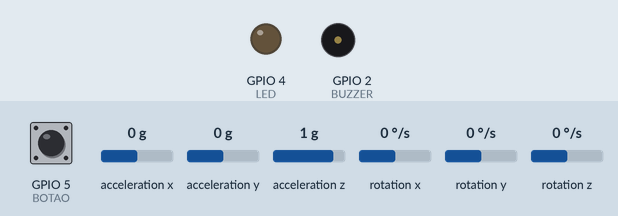
The sketch below on a simulated ESP32. On the bench: output pins drawn as LEDs (lit = HIGH), buzzer (waves = sounding, pin HIGH). Dashed ring = blinking. The inputs (shaded band) are chosen by the test bench; at power-on: acceleration z 1 g, GPIO 5 (BOTAO) HIGH, acceleration x 0 g, acceleration y 0 g, rotation x 0 °/s, rotation y 0 °/s, rotation z 0 °/s. WiFi joins after 1.5 s; servers stay silent unless stated; uploads are accepted with an empty reply; what the sketch prints to the serial monitor is not drawn.

Above: at 2.7 s.
2.8 s: acceleration z set to 0.6 g
4.3 s: acceleration z set to 0.3 g
At 4.65 s:
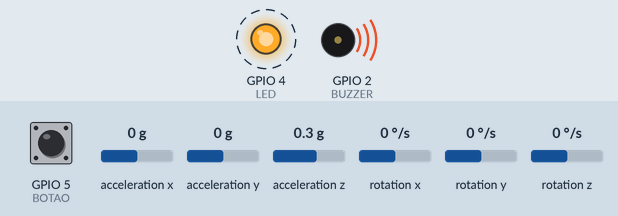
7.3 s: GPIO 5 (BOTAO) pulled LOW for 0.15 s
10.3 s: GPIO 5 (BOTAO) pulled LOW for 1 s
At 12.0 s:
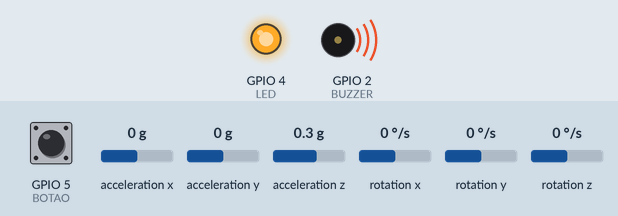
Timing chart, 0 to 14.3 s (numbered marks = the images above; inputs shaded):
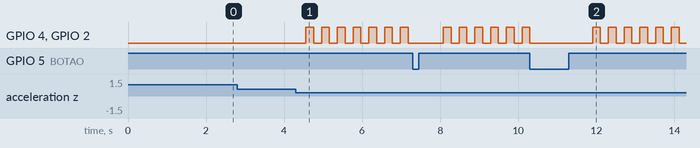

Measured:
- the behaviour switches between 0.5 and 0.4 g on acceleration z (found by bisection; images 0 and 1)
- after the input at 2.8 s, every drawn part: stays the same
- after the input at 4.3 s, GPIO 4 (LED), GPIO 2 (BUZZER): alternates HIGH for 0.20 s and LOW for 0.20 s, starting after 0.26 s

The sketch:

C_digo_Final.ino
```cpp
#include <WiFi.h>
#include <WiFiClientSecure.h>
#include <HTTPClient.h>
#include <UrlEncode.h>
#include <Wire.h>
#include <MPU6050.h>
#include <math.h>

// Pinos
#define BUZZER 2
#define LED    4
#define BOTAO  5

MPU6050 mpu;

// Configurações
const float LIMIAR_SUP = 2.5; // g - impacto forte
const float LIMIAR_INF = 0.5; // g - possível queda livre
bool alarmeAtivo = false;

//Comunicação
const char* WIFI_SSID     = "S20"; //Nome da Rede WiFi
const char* WIFI_PASSWORD = "87654321"; //Senha da Rede WiFi

const char* TWILIO_ACCOUNT_SID = "AC0a8a3de2fa2f32ab8e02d61d411dada9";
const char* TWILIO_AUTH_TOKEN  = "69b6a84315b9d59f02ac2a5fdf11be98";

//Dados Pessoais
const char* contact = "5511997773239";
const char* name = "José";

// NÚMERO DO SANDBOX
String TWILIO_WHATSAPP_FROM = "whatsapp:%2B14155238886"; // %2B é '+'
String YOUR_WHATSAPP_TO     = "whatsapp:%2B" + String(contact);
// =========================

void sendMessage(const String& body) {
  WiFiClientSecure client;
  client.setInsecure(); // Para testes. Em produção, valide o certificado.

  HTTPClient http;
  String endpoint = String("https://api.twilio.com/2010-04-01/Accounts/") +
                    TWILIO_ACCOUNT_SID + "/Messages.json";

  if (!http.begin(client, endpoint)) {
    Serial.println("Falha ao abrir conexão HTTPS");
    return;
  }

  http.addHeader("Content-Type", "application/x-www-form-urlencoded");
  http.setAuthorization(TWILIO_ACCOUNT_SID, TWILIO_AUTH_TOKEN);

  String postData = "To="   + String(YOUR_WHATSAPP_TO) +
                    "&From=" + String(TWILIO_WHATSAPP_FROM) +
                    "&Body=" + urlEncode(body);  // agora sem conflito

  int httpCode = http.POST(postData);
  Serial.printf("HTTP %d\n", httpCode);
  String payload = http.getString();
  Serial.println(payload);

  http.end();
}

void connectWiFi() {
  WiFi.mode(WIFI_STA);
  WiFi.begin(WIFI_SSID, WIFI_PASSWORD);
  Serial.print("Conectando ao WiFi");
  while (WiFi.status() != WL_CONNECTED) {
    delay(500);
    Serial.print(".");
  }
  Serial.print("\nWiFi OK. IP: ");
  Serial.println(WiFi.localIP());
}

void setup() {
  Serial.begin(115200);
  Wire.begin(21, 22); // SDA, SCL

  pinMode(LED, OUTPUT);
  pinMode(BUZZER, OUTPUT);
  pinMode(BOTAO, INPUT_PULLUP); // Botão entre pino e GND

  digitalWrite(LED, LOW);
  digitalWrite(BUZZER, LOW);

  Serial.println("Inicializando MPU-6050...");
  mpu.initialize();

  if (mpu.testConnection()) {
    Serial.println("MPU-6050 conectado!");
  } else {
    Serial.println("Falha na conexão com MPU-6050!");
    while (1);
  }

  connectWiFi();
}

void loop() {

  int16_t ax, ay, az;
  int16_t gx, gy, gz;

  mpu.getMotion6(&ax, &ay, &az, &gx, &gy, &gz);

  float accelX = ax / 16384.0;
  float accelY = ay / 16384.0;
  float accelZ = az / 16384.0;

  // Cálculo da aceleração total
  float accelTotal = sqrt(accelX * accelX + accelY * accelY + accelZ * accelZ);

  // Saída para o Serial Plotter
  // Formato: AccelX, AccelY, AccelZ, AccelTotal
  Serial.print(accelX);      Serial.print("\t");
  Serial.print(accelY);      Serial.print("\t");
  Serial.print(accelZ);      Serial.print("\t");
  Serial.println(accelTotal);

  // Se alarme não está ativo, verificar queda
  if (!alarmeAtivo) {
    if (accelTotal > LIMIAR_SUP || accelTotal < LIMIAR_INF) {
      alarmeAtivo = true;
      Serial.println("🚨 Queda detectada! 🚨");
      sendMessage("🚨 Queda detectada! 🚨 \n O(A) Senhor(a) " + String(name) + " sofreu um acidente, entrar em contato e procurar por socorro!");
    }
    if (digitalRead(BOTAO) == LOW) {
      alarmeAtivo = true;
      Serial.println("🚨 Situação de Emergência! 🚨");
      sendMessage("🚨 Situação de Emergência! 🚨 \n O(A) Senhor(a) " + String(name) + " solicitou uma emergência, entrar em contato e procurar por socorro!");
      delay(500);
    }
  }
  // Alarme ativo → LED e buzzer intermitentes
  if (alarmeAtivo) {
    digitalWrite(LED, HIGH);
    digitalWrite(BUZZER, HIGH);
    delay(200);
    digitalWrite(LED, LOW);
    digitalWrite(BUZZER, LOW);
    delay(200);

    // Cancelar alarme pelo botão
    if (digitalRead(BOTAO) == LOW) {
      alarmeAtivo = false;
      digitalWrite(LED, LOW);
      digitalWrite(BUZZER, LOW);
      Serial.println("✅ Alarme cancelado");
      delay(500); // debounce
    }
  } else {
    delay(50); // atualização rápida quando sem alarme
  }
}
```
